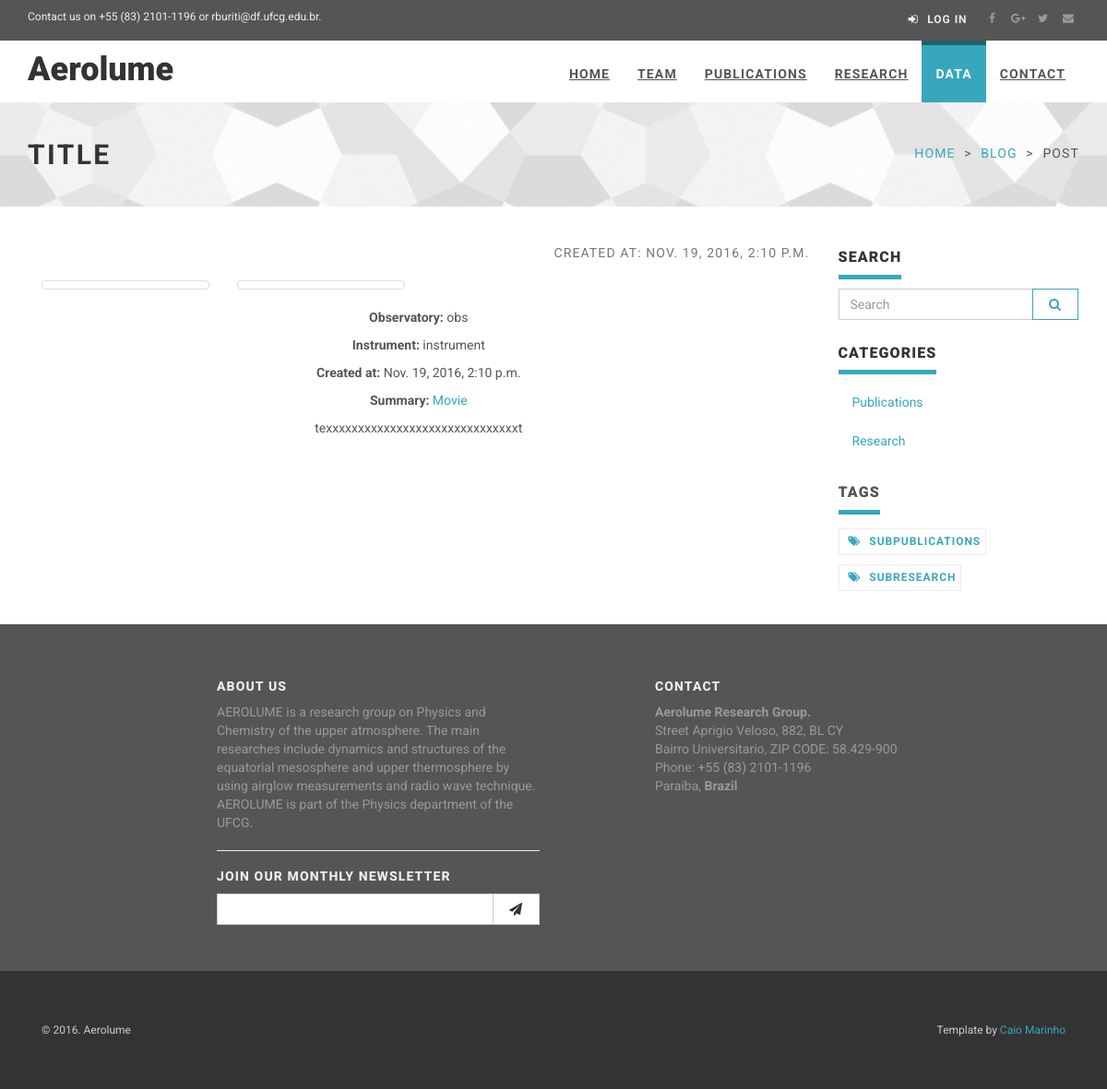
The page /data/13 on the database its author committed.
### app/models.py (models this page shows, shortened)
class TimeStamped(models.Model):
    class Meta:
        abstract = True
    created_at = models.DateTimeField(auto_now_add=True)
    published_at = models.DateTimeField(auto_now=True)

class Category(TimeStamped):
    class Meta:
        verbose_name = "Category"
        verbose_name_plural = "Categories"
    name = models.CharField(max_length=100, unique=True)
    slug = models.SlugField(unique=True, blank=True, null=True)
    is_visible = models.BooleanField(default=True)
    @permalink
    def get_absolute_url(self):
        return ('category', None, {'slug': self.slug})

class DataEntry(TimeStamped):
    class Meta:
        verbose_name = "DataEntry"
        verbose_name_plural = "DataEntries"
    title = models.CharField(max_length=150, blank=True, null=True)
    movie = models.URLField(blank=True, null=True)
    instrument = models.CharField(max_length=100, blank=True, null=True)
    observatory = models.ForeignKey(Observatory, on_delete=models.CASCADE)
    text = RichTextField()
    is_visible = models.BooleanField(default=True)

class Observatory(TimeStamped):
    class Meta:
        verbose_name = "Observatory"
        verbose_name_plural = "Observatories"
    name = models.CharField(max_length=100)
    key = models.CharField(max_length=3)
    is_visible = models.BooleanField(default=True)

class SubCategory(TimeStamped):
    class Meta:
        verbose_name = "SubCategory"
        verbose_name_plural = "SubCategories"
    category = models.ForeignKey(Category, on_delete=models.CASCADE)
    slug = models.SlugField(unique=True, blank=True, null=True)
    name = models.CharField(max_length=100, unique=True)
    is_visible = models.BooleanField(default=True)
    @permalink
    def get_absolute_url(self):
        return ('sub-category', None, {'slug': self.slug})

### app/views.py (the view)
# urls.py: url(r'^data/(?P<id>[^\.]+)', views.view_data, name='view_data'),
def view_data(request, id):
    categories = Category.objects.filter(is_visible=True).order_by('-created_at')
    subcategories = SubCategory.objects.filter(is_visible=True).order_by('-created_at')
    return render_to_response('view_data.html', {'data': get_object_or_404(DataEntry, id=id),
                                                 'categories': categories,
                                                 'subcategories': subcategories},
                              context_instance=RequestContext(request))

### app/templates/view_data.html (shortened to what this page needs)
{% extends 'base.html' %}
{% load staticfiles %}
{% block content %}
    <div id="heading-breadcrumbs">
        <div class="container">
            <div class="row">
                <div class="col-md-7">
                    <h1>{{ data.title }}</h1>
                </div>
                <div class="col-md-5">
                    <ul class="breadcrumb">
                        <li><a href="/">Home</a>
                        </li>
                        <li><a href="#">Blog</a>
                        </li>
                        <li>Post</li>
                    </ul>
                </div>
            </div>
        </div>
    </div>
    <div id="content">
        <div class="container">
            <div class="row">
                <div class="col-md-9" id="blog-post" style="margin-bottom: 20px;">
                    <p class="text-muted text-uppercase mb-small text-right">Created at: {{ data.created_at }}</p>
                    {% if data.imagedataentry_set.all|length_is:"1" %}
                        <div class="text-center">
                            <a href="{{ data.imagedataentry_set.first.url }}" class="thumbnail">
                                <img class="img-responsive" src="{{ data.imagedataentry_set.first.url }}"/>
                            </a>
                        </div>
                    {% else %}
                        {% for img in data.imagedataentry_set.all %}
                            <div class="col-xs-6 col-md-3">
                                <a href="{{ img.url }}" class="thumbnail">
                                </a>
                            </div>
                        {% endfor %}
                    {% endif %}
                    <div id="post-content" class="row">
                        <div class="col-md-12">
                            <div class="text-center">
                                <p><b>Observatory:</b> {{ data.observatory.name }}</p>
                                <p><b>Instrument:</b> {{ data.instrument }}</p>
                                <p><b>Created at:</b> {{ data.created_at }}</p>
                                <p><b>Summary:</b> <a href="{{ data.movie }}" target="_blank">Movie</a></p>
                                {{ data.text|safe }}
                            </div>
                        </div>
                    </div>
                </div>
                <div class="col-md-3">
                    <div class="panel panel-default sidebar-menu">
                        <div class="panel-heading">
                            <h3 class="panel-title">Search</h3>
                        </div>
                        <div class="panel-body">
                            <form role="search" action="/search" method="get">{% csrf_token %}
                                <div class="input-group">
                                    <input type="text" name="q" class="form-control" placeholder="Search"/>
                                        <span class="input-group-btn">
                                            <button type="submit" class="btn btn-template-main">
                                                <i class="fa fa-search"></i>
                                            </button>
                                		</span>
                                </div>
                            </form>
                        </div>
                    </div>
                    <div class="panel panel-default sidebar-menu">
                        <div class="panel-heading">
                            <h3 class="panel-title">Categories</h3>
                        </div>
                        <div class="panel-body">
                            <ul class="nav nav-pills nav-stacked">
                                {% for cat in categories %}
                                    <li><a href="{{ cat.get_absolute_url }}">{{ cat.name }}</a>
                                    </li>
                                {% empty %}
                                    <li><a href="#">Sem categorias.</a>
                                    </li>
                                {% endfor %}
                            </ul>
                        </div>
                    </div>
                    <div class="panel sidebar-menu">
                        <div class="panel-heading">
                            <h3 class="panel-title">Tags</h3>
                        </div>
                        <div class="panel-body">
                            <ul class="tag-cloud">
                                {% for sub in subcategories %}
                                    <li><a href="{{ sub.get_absolute_url }}"><i class="fa fa-tags"></i> {{ sub.name }}
                                    </a>
                                    </li>
                                {% empty %}
                                    <li><a href="#">Sem Tags.</a>
                                    </li>
                                {% endfor %}
                            </ul>
                        </div>
                    </div>
                </div>
            </div>
        </div>
    </div>
{% endblock %}

### app/templates/header.html (shortened to what this page needs)
{% load staticfiles %}
<header>
    <div id="top">
        <div class="container">
            <div class="row">
                <div class="col-xs-5 contact">
                    <p class="hidden-sm hidden-xs">Contact us on +55 (83) 2101-1196 or rburiti@df.ufcg.edu.br.</p>
                </div>
                <div class="col-xs-7">
                    <div class="social">
                        <a href="#" class="external facebook" data-animate-hover="pulse"><i
                                class="fa fa-facebook"></i></a>
                        <a href="#" class="external gplus" data-animate-hover="pulse"><i
                                class="fa fa-google-plus"></i></a>
                        <a href="#" class="external twitter" data-animate-hover="pulse"><i
                                class="fa fa-twitter"></i></a>
                        <a href="#" class="email" data-animate-hover="pulse"><i class="fa fa-envelope"></i></a>
                    </div>
                    <div class="login">
                        <a href="/admin"><i class="fa fa-sign-in"></i>
                            <span class="hidden-xs text-uppercase">Log in</span></a>
                    </div>
                </div>
            </div>
        </div>
    </div>
    <div class="navbar-affixed-top" data-spy="affix" data-offset-top="200">
        <div class="navbar navbar-default yamm" role="navigation" id="navbar">
            <div class="container">
                <div class="navbar-header">
                    <a class="navbar-brand home" href="/">
                        <h1 style="margin-top: 2px;"> Aerolume</h1>
                    </a>
                </div>
                <div class="navbar-collapse collapse" id="navigation">
                    <ul class="nav navbar-nav navbar-right">
                        <li id="home" class="">
                            <a href="/">Home</a>
                        </li>
                        <li id="team" class="">
                            <a href="/team">Team</a>
                        </li>
                        {% for cat in categories %}
                            <li id="{{ cat.name }}" class="">
                                <a href="{{ cat.get_absolute_url }}">{{ cat.name }}</a>
                            </li>
                        {% endfor %}
                        <li id="data" class="">
                            <a href="/data">Data</a>
                        </li>
                        <li id="contact" class="">
                            <a href="/contact">Contact</a>
                        </li>
                    </ul>
                </div>
            </div>
        </div>
    </div>
</header>

### static/css/custom.css (style rules this page uses)
@media screen and (min-width: 0px) { .hero > hgroup > h1,h2,h3 { color: #ffffff; } }

### rows shown on the page
Category: name "PUBLICATIONS", name "Publications"
Category: name "RESEARCH", name "Research"
DataEntry: title "TITLE", created_at "NOV. 19, 2016, 2:10 P.M.", observatory.name "obs", instrument "instrument", created_at "Nov. 19, 2016, 2:10 p.m.", text "texxxxxxxxxxxxxxxxxxxxxxxxxxxxxxt"
SubCategory: name "SUBPUBLICATIONS"
SubCategory: name "SUBRESEARCH"
